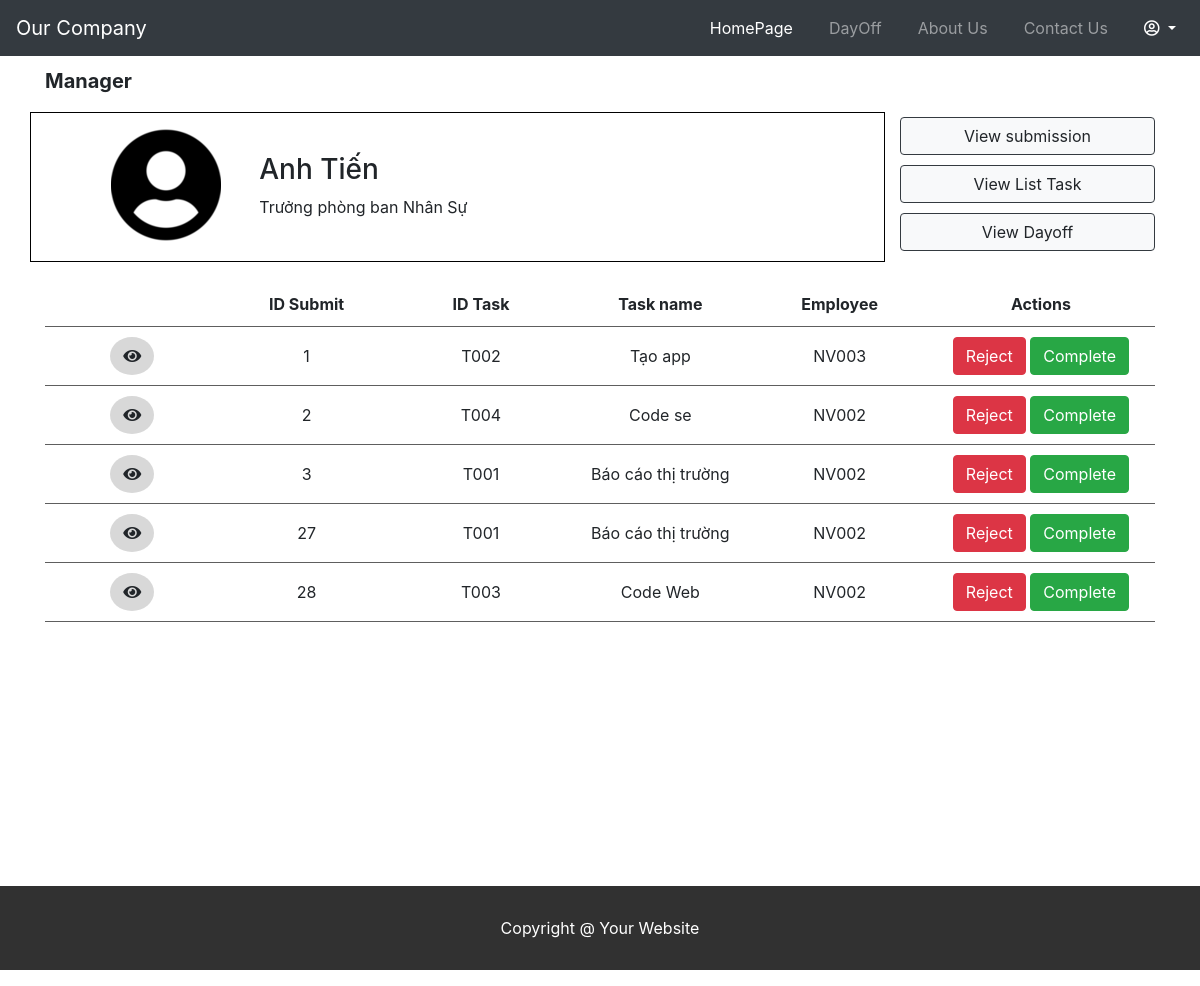
/truongphong/truongphong1.php (signed in), run on an earlier commit of the app's database.
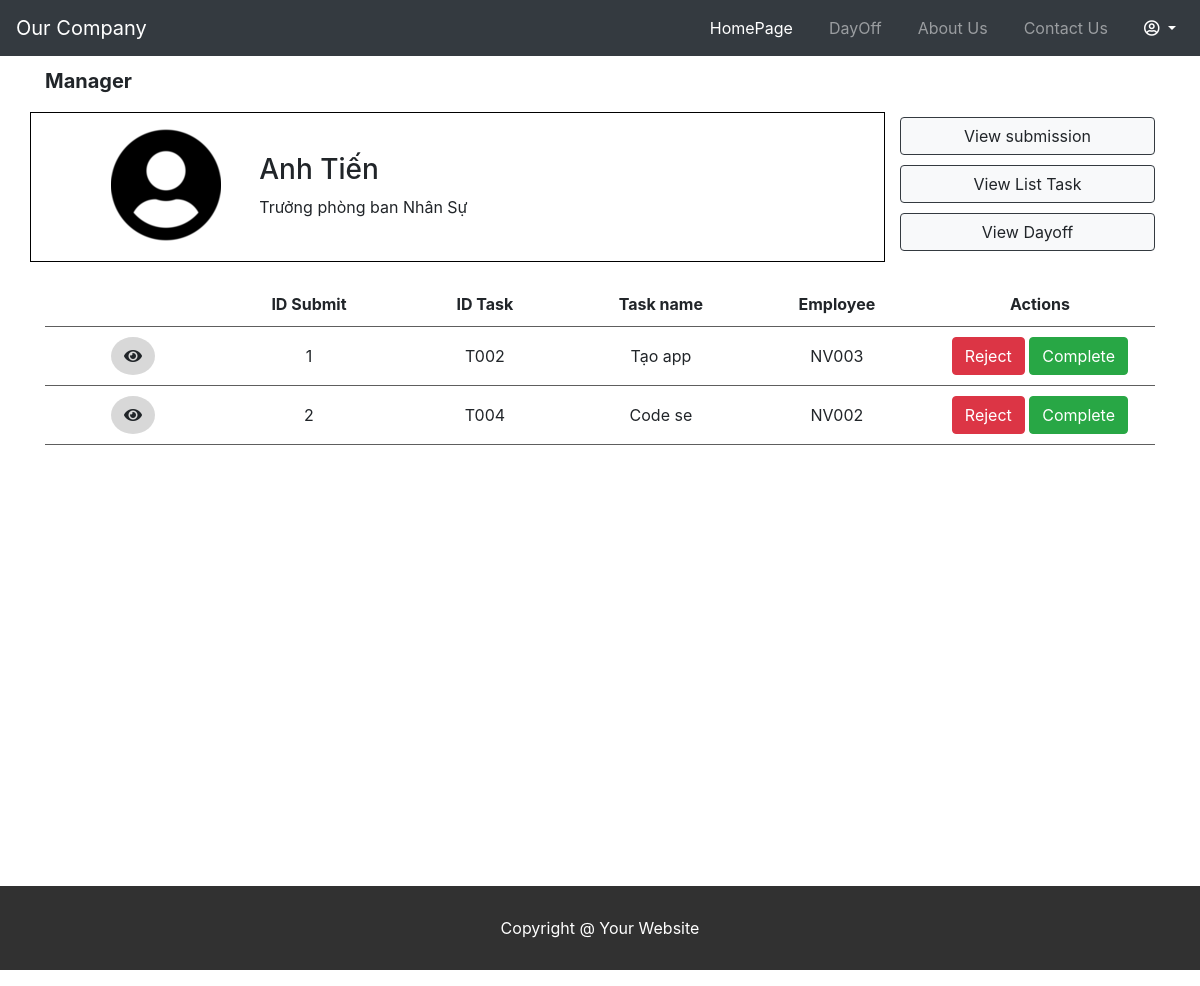
And on a later commit of the database.
### tables this page shows
CREATE TABLE `employee` (
  `idnv` varchar(50) NOT NULL,
  `name` varchar(255) NOT NULL,
  `username` varchar(255) DEFAULT NULL,
  `position` varchar(255) DEFAULT NULL,
  `department` varchar(255) DEFAULT NULL,
  `id_department` varchar(50) DEFAULT NULL,
  `email` varchar(255) DEFAULT NULL,
  `phone` varchar(255) DEFAULT NULL,
  `indentity` varchar(255) DEFAULT NULL,
  `gender` varchar(255) DEFAULT NULL,
  `image` varchar(255) DEFAULT NULL,
  `password` varchar(255) DEFAULT NULL,
  `role` varchar(50) DEFAULT NULL
);

CREATE TABLE `submission` (
  `idsm` int(11) NOT NULL,
  `idnv` varchar(55) NOT NULL,
  `idtask` varchar(55) NOT NULL,
  `attach` varchar(255) NOT NULL,
  `description` varchar(255) NOT NULL,
  `day_submit` varchar(255) DEFAULT NULL,
  `deadline` varchar(255) DEFAULT NULL,
  `turnin` varchar(255) DEFAULT NULL,
  `token` int(11) DEFAULT NULL
);

CREATE TABLE `task` (
  `idtask` varchar(55) NOT NULL,
  `name` varchar(255) NOT NULL,
  `status` varchar(55) NOT NULL,
  `description` varchar(255) NOT NULL,
  `idnv` varchar(55) NOT NULL,
  `dueto` varchar(255) DEFAULT NULL,
  `id_department` varchar(255) DEFAULT NULL,
  `token` int(11) DEFAULT NULL,
  `evaluate` varchar(255) DEFAULT NULL,
  `note` varchar(255) DEFAULT NULL,
  `attach` varchar(255) DEFAULT NULL
);

### db.php (called while the page is built, shortened)
<?php
    function open_database() {
        $conn = new mysqli(HOST, USER, PASSWORD, DB);
        return $conn;
    }
	function get_employee_by_tentk($tentk){
        $conn = open_database();
		$sql = "SELECT * FROM employee WHERE username = ?";
		$stm = $conn->prepare($sql);
        $stm->bind_param('s', $tentk);
        if (!$stm->execute()){
            return array('code' => 1, 'message' => 'Không thể thực thi câu lệnh sql');
        }
		$result = $stm->get_result();
        $data = array();
        while($row = $result->fetch_assoc())
		{
            $data[] = $row;
        }
        return array('code'=>0, 'data'=>$data);
    }
    function get_all_submissions(){
        $conn = open_database();
		$sql = "SELECT * FROM submission WHERE token = 1";
		$result = $conn->query($sql);
        $data = array();
        while($row = $result->fetch_assoc())
		{
            $data[] = $row;
        }
        return array('code' => 0, 'message' =>'thành công', 'data' => $data);
    }
    function get_task($idtask){
        $conn = open_database();
		$sql = "SELECT * FROM task WHERE idtask = ?";
		$stm = $conn->prepare($sql);
        $stm->bind_param('s', $idtask);
        if (!$stm->execute()){
            return array('code' => 1, 'message' => 'Không thể thực thi câu lệnh sql');
        }
		$result = $stm->get_result();
        $data = array();
        while($row = $result->fetch_assoc())
		{
            $data[] = $row;
        }
        return array('code'=>0,'message'=>'sussess', 'data'=>$data);
    }
?>

### truongphong/truongphong1.php (the view, shortened to what this page needs)
<?php
	require_once('../db.php');
	$user = $_SESSION['user'];
	$result = get_employee_by_tentk($user);
	$data = $result['data'];
	foreach ($data as $item){
		$nameManager = $item['name'];
		$departmentManager = $item['department'];
	}
?>
<!DOCTYPE html>
<html lang="en">
<head>
	<link rel="stylesheet" href="https://maxcdn.bootstrapcdn.com/bootstrap/4.5.2/css/bootstrap.min.css">
	<link rel="stylesheet" href="https://cdnjs.cloudflare.com/ajax/libs/font-awesome/5.15.1/css/all.min.css" />
	<link rel="stylesheet" href="../style.css">
</head>
<body>
    <nav class="navbar navbar-expand-md bg-dark navbar-dark">
                <a class="navbar-brand" href="#">Our Company</a>
                <div class="collapse navbar-collapse" id="collapsibleNavbar">
                    <ul class="navbar-nav ml-auto">
					<li class="nav-item">
                            <a class="nav-link" href="#" style="color: white;">HomePage</a>
                        </li>
						<li class="nav-item">
                            <a class="nav-link" href="dayoff_manager.php">DayOff</a>
                        </li>
                        <li class="nav-item">
                            <a class="nav-link" href="../about.html">About Us</a>
                        </li>
						<li class="nav-item">
                            <a class="nav-link" href="../contact.html">Contact Us</a>
                        </li>
						<li class="nav-item" style = "cursor: pointer;">
							<div class="dropdown">
								<a class="dropdown-toggle nav-link" id="dropdownMenuButton" data-toggle="dropdown" data-display="static" aria-haspopup="true" aria-expanded="false" style="color: white;">
									<span><i class="far fa-user-circle"></i></span>
								</a>
							</div>
                        </li>
                    </ul>
                </div>
        </nav>
    <div class="container" style="min-height: 100vh">
		<div class="title-text">
			<p>Manager</p>
		</div>
        <div class="row" style="margin-bottom: 20px">
            <div class="col-lg-9 col-md-8 first-item">
				<div class="row">
					<div class="col-lg-3 col-md-4 col-sm-4 col-5">
						<div class="image-user">
							<img src="../user-circle.png" class="rounded-circle">
						</div>
					</div>
					<div class="col-lg-9 col-md-8 col-sm-6 col-6 text-user">
						<h3><?=$nameManager?></h3>
						<p>Trưởng phòng ban <?=$departmentManager?></p>
					</div>
				</div>
            </div>
			<div class="col-lg-3 col-md-4 second-item-m">
				<div class="row">
					<div class="col-lg-12 col-md-12 col-sm-4 col-4">
						<button onclick="window.location.href='truongphong1.php'" class="btn btn-light border-dark">View submission</button>
					</div>
					<div class="col-lg-12 col-md-12 col-sm-4 col-4">
						<button onclick="window.location.href='truongphong.php'" class="btn btn-light border-dark">View List Task</button>
					</div>
					<div class="col-lg-12 col-md-12 col-sm-4 col-4">
						<button onclick="window.location.href='dayoff_employee.php'" class="btn btn-light border-dark">View Dayoff</button>
					</div>
				</div>
            </div>
        </div>
		<div style="overflow-x:auto;">
			<table cellpadding="10" cellspacing="10" border="0" style=" margin: auto">
				<tr class="header">
					<td></td>
					<td>ID Submit</td>
					<td>ID Task</td>
					<td>Task name</td>
					<td>Employee</td>
					<td>Actions</td>
				</tr>
				<?php
					$submission = get_all_submissions()['data'];
					foreach($submission as $submit) {
						$name_task = get_task($submit['idtask'])['data'][0]['name'];
						$idnv = $submit['idnv'];
						$idtask = $submit['idtask'];
						$idsm = $submit['idsm'];
						$status = $submit['turnin'];
				?>
					<tr class="item">
						<td>
							<a href="#" class="btn" style="border-radius: 70%; background-color: #D8D8D8" data-toggle="modal" data-target="#view-submission" onclick="viewMission(this)">
								<span><i class="fas fa-eye"></i></span>
							</a>
						</td>
						<td><?=$idsm?></td>
						<td><?=$idtask?></td>
						<td><?=$name_task?></td>
						<td><?=$idnv?></td>
						<td>
							<button class = "btn btn-danger reject" id="button-reject" href="#" data-toggle="modal" data-target="#reject-task" data-id="<?=$idtask?>" data-status="<?=$status?>" data-idsm="<?=$idsm?>" data-idnv="<?=$idnv?>">Reject</button>
							<button class = "btn btn-success complete" id="button-complete" href="#"  data-toggle="modal" data-target="#complete-task"  onclick="completeStatus(this)">Complete</button>
						</td>
					</tr>
				<?php
					}
				?>
			</table>
		</div>
     </div>
	<footer>
		<p class="footer-text">Copyright @ Your Website</p>
	</footer>
</body>
</html>

### style.css (style rules this page uses)
* { box-sizing: border-box; }
.first-item { border: solid 1px black; height: 150px; }
.second-item-m button { margin-bottom: 5px; margin-top: 5px; width: 100%; }
.footer-text { background-color: rgba(0, 0, 0, 0.808); color: white; text-align: center; padding: 30px; margin-top: 20px; }
table { width: 100%; text-align: center; }
td { padding: 10px; }
tr.item { border-top: 1px solid #5e5e5e; border-bottom: 1px solid #5e5e5e; }
tr.item td { min-width: 150px; }
tr.header { font-weight: bold; }
a { text-decoration: none; }
.title-text { font-weight: bold; font-size: 20px; margin-top: 10px; }
.image-user { background-color: white; display: flex; justify-content: right; margin-top: 15px; }
.nav-item { margin-left: 20px; }
.text-user { margin-top: 40px; background-color: white; }
body { min-height: 100vh; }

What changed in the data, as far as the page shows it:
no longer on this page (row edited): submission: idsm "3", idtask "T001", idtask.name "Báo cáo thị trường", idnv "NV002"
removed submission: idsm "27", idtask "T001", idtask.name "Báo cáo thị trường", idnv "NV002"
removed submission: idsm "28", idtask "T003", idtask.name "Code Web", idnv "NV002"
